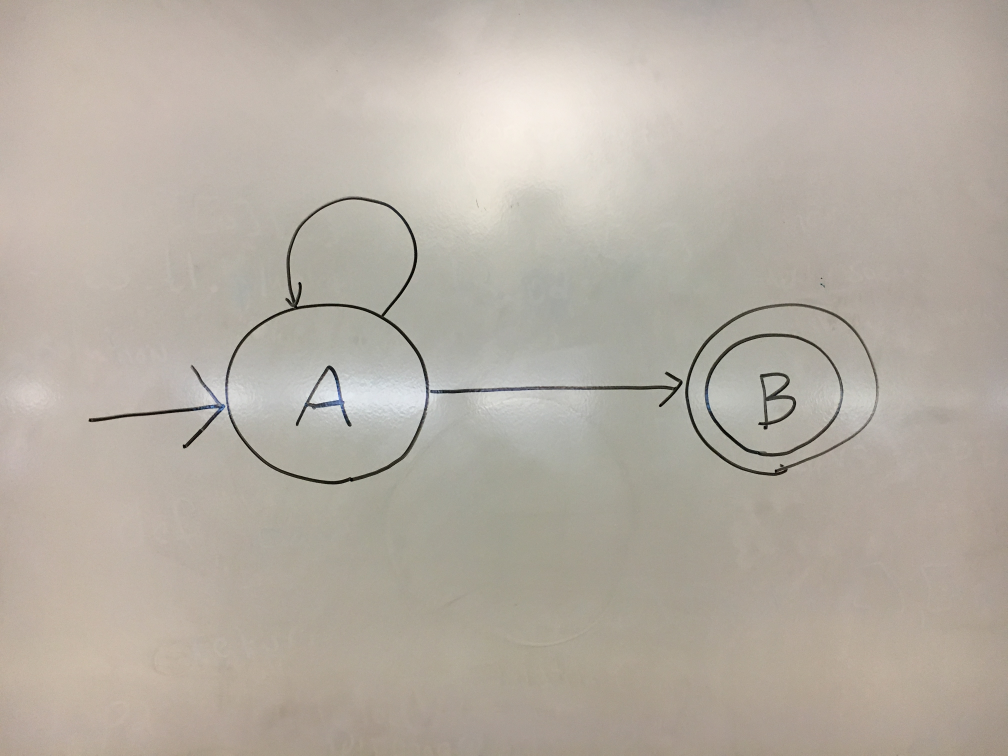
#> input picture IMG_2622.JPG, 4032 x 3024 px (shown at 1/4 size)
$ python -i general_pipeline.py   (imports and definitions only)   (older library calls are emulated)
#> lines starting #> are read from the running program, lines starting #| are printed output that depends on the picture; after the words box and inside, x2 and y2 are one past the last pixel; in counts of white or black regions, pixels touching at a corner belong together

import numpy as np
import cv2
import math

LOG_255 = math.log(255)

"""
Blurs a gray image.
"""
def blur (img, blurSize):
    blurred = cv2.GaussianBlur(img, (blurSize, blurSize), 0)
    return blurred

"""
Exponential transform of image.
Maps 0 to 0 and 255 to 255
"""
# [5 lines left out: function exp, not called in this run]

"""
Logarithmic transform of an image.
"""
# [9 lines left out: function log, not called in this run]

"""
Thresholds a gray image.
"""
# [4 lines left out: function threshold, not called in this run]

"""
Given a binary image of shapes that have holes,
  returns a binary image
  with only the holes of the shapes in white.
"""
# [7 lines left out: function only_holes, not called in this run]

"""
Given a binary image, floodfills in a color
  from the top left corner.
"""
# [4 lines left out: function flood_fill_corner, not called in this run]

"""
Fills all holes of every blob
  in a binary image.
For more info see the following link:
https://www.learnopencv.com/filling-holes-in-an-image-using-opencv-python-c/
"""
def fill_blobs(img):
    return cv2.bitwise_or(only_holes(img), img)

"""
Gets each centroid of each blob in an image
"""
def centroids(img):
    return cv2.connectedComponentsWithStats(img)[3][1:]

"""
Gets each centroid of each blob in an image, floored to an int
"""
def int_centroids(img):
    return [[int(x), int(y)] for [x, y] in centroids(img)]

"""
Morphological close operation.
Uses a circular ellipse kernel.
"""
# [4 lines left out: function close, not called in this run]

"""
Morphological open operation.
Uses a circular ellipse kernel.
"""
# [4 lines left out: function open, not called in this run]

"""
Morphological dilate operation.
Uses a circular ellipse kernel.
"""
# [4 lines left out: function dilate, not called in this run]

"""
Removes components of a binary image that have below a certain area
"""
# [7 lines left out: function removeSmallComponents, not called in this run]

"""
Counts the amount of connected components in a binary image.
Subtracts one due to the whole image being
  counted as a connected component.
"""
def count_connected_components(img):
    return cv2.connectedComponents(img)[0] - 1

"""
Takes in an image and some stats.
Returns the image with thick red rectangles around the spaces
  bounded by the stats.
"""
# [10 lines left out: function rectanglify, not called in this run]

"""
Resize the image to fit the given height while keeping proportions.
Returns the new image followed by the scaling factor used.
"""
def resize(img, height):
    size = (round(img.shape[1]*height/img.shape[0]), height)
    return cv2.resize(img, size), height/img.shape[0]

"""
Extracts a rectangle from an image.
Rotates the rectangle so it fits in the upright window.
"""
# [10 lines left out: function get_rect, not called in this run]

"""
Uses sobel gradients to find lines in image. Resultsing binary image is merged with supplied thresholded image
for robustness.
"""
# [14 lines left out: function removeGlare, not called in this run]

"""
Finds the otsu threshold and thresholds the image after making an adjustment to it.
"""
def adjustedOtsu(img, adjust=0):
    otsu_thresh, _ = cv2.threshold(img, 0, 255, cv2.THRESH_BINARY + cv2.THRESH_OTSU)
    _, thresh = cv2.threshold(img, otsu_thresh + adjust, 255, cv2.THRESH_BINARY)
    return thresh

"""
Makes a list of indices to cut in order to split a range of `size` into `cut` sections.
"""
# [14 lines left out: function getRoughCuts, not called in this run]

"""
Performs otsu thresholding seperately on sections of the image.
"""
# [10 lines left out: function sectionedOtsu, not called in this run]

>>> import cv2
>>> picture = cv2.imread('IMG_2622.JPG', cv2.IMREAD_GRAYSCALE)
#> picture: shape (3024, 4032); min 0, max 248, mean 174.9
>>> result = adjustedOtsu(picture)
#> in adjustedOtsu, `otsu_thresh, _ = cv2.threshold(img, 0, 255, cv2.THRESH_BINARY + cv2.TH..`: otsu_thresh = 114
#> in adjustedOtsu, `_, thresh = cv2.threshold(img, otsu_thresh + adjust, 255, cv2.THRESH_B..`:
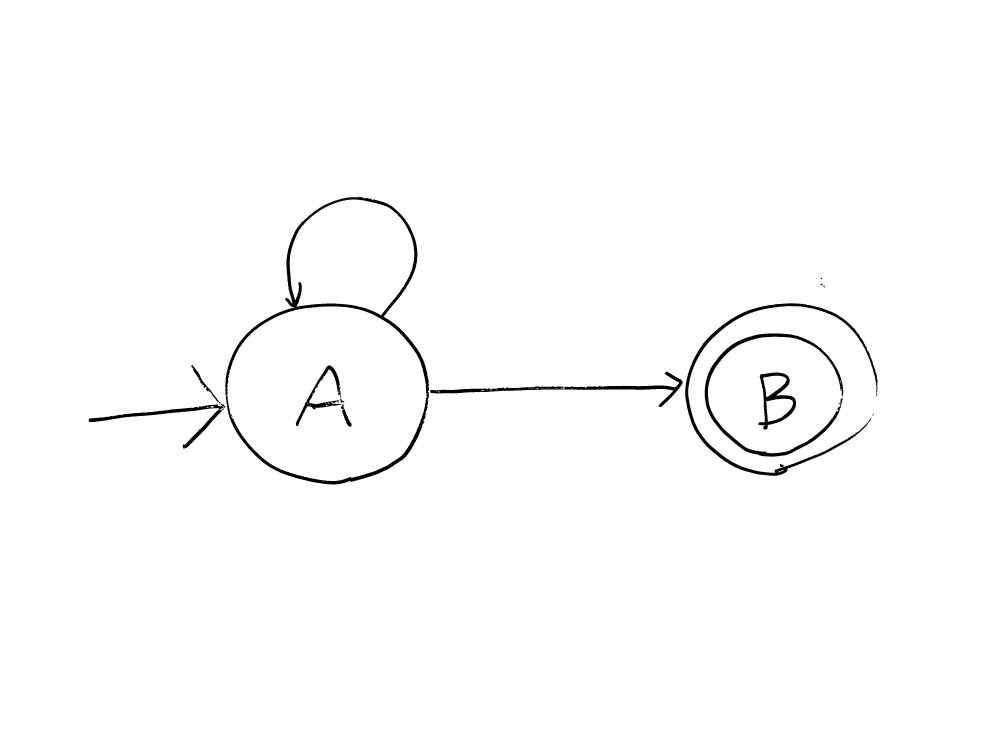
#> thresh: shape (3024, 4032) (shown at 1/4 size); 98.9% white; 25 black regions (13 under 20 px), largest, box (x1, y1, x2, y2) and area: (901, 787, 1716, 1938) 45069, (2741, 1213, 3511, 1904) 23945, (2819, 1334, 3374, 1827) 19806

$ run again, on IMG_2623.JPG
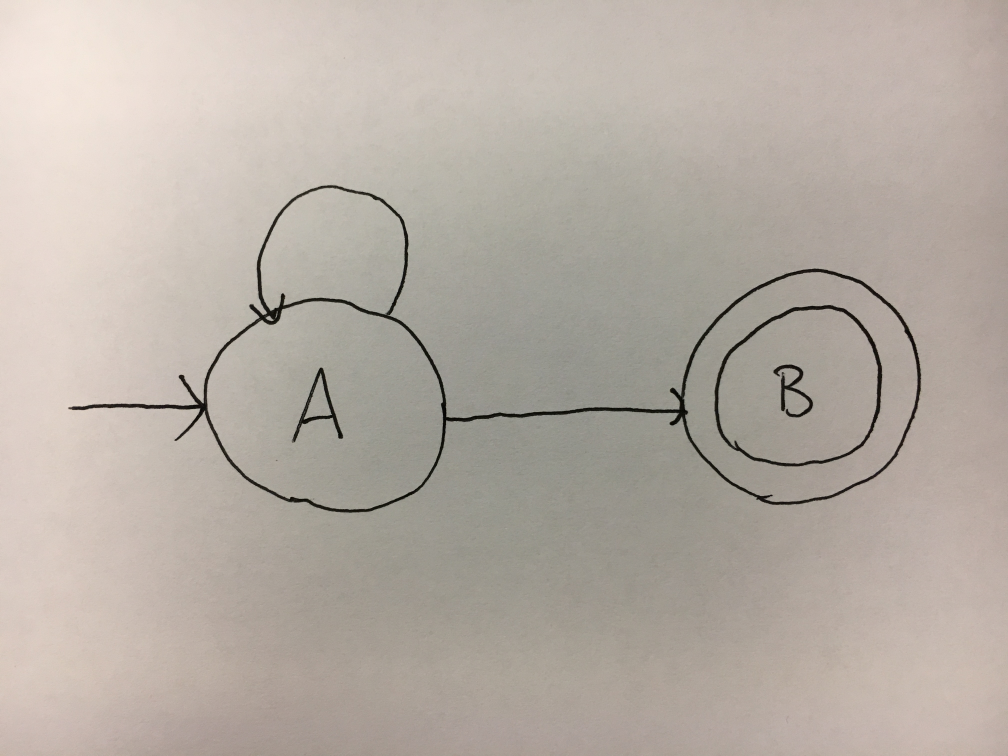
#> input picture IMG_2623.JPG, 4032 x 3024 px (shown at 1/4 size)
#> otsu_thresh = 177
#> in adjustedOtsu, `_, thresh = cv2.threshold(img, otsu_thresh + adjust, 255, cv2.THRESH_B..`:
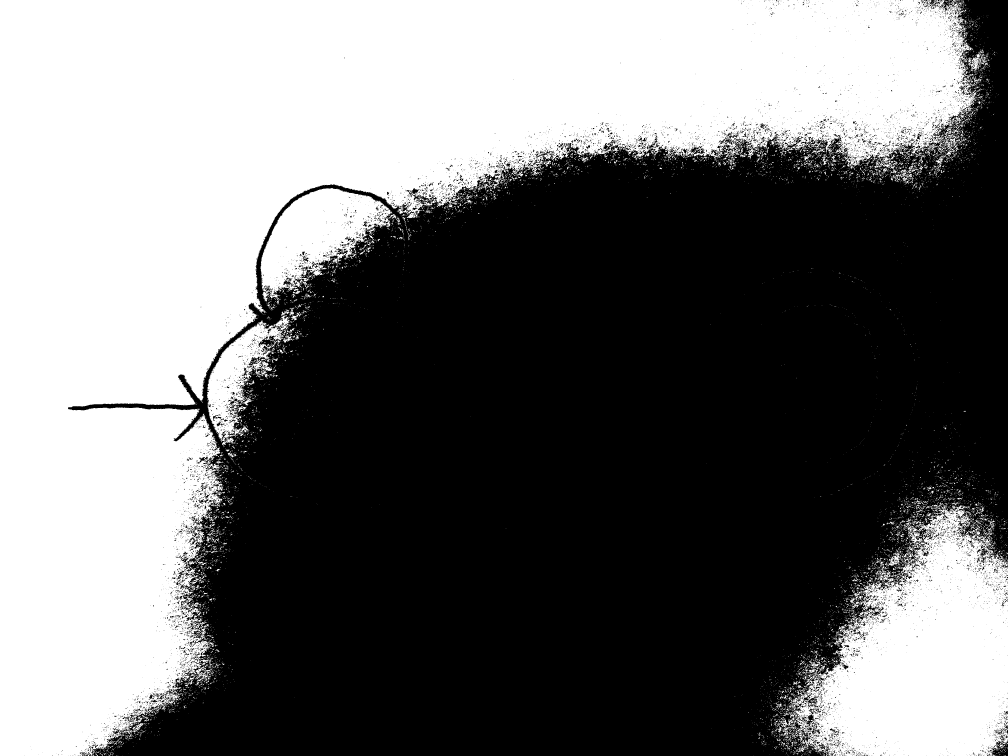
#> thresh: shape (3024, 4032) (shown at 1/4 size); 43.7% white; 9298 white regions (8324 under 20 px), largest, box (x1, y1, x2, y2) and area: (0, 0, 3906, 3024) 4498917, (3155, 2020, 4032, 3024) 546678, (1042, 752, 1569, 1208) 118692
